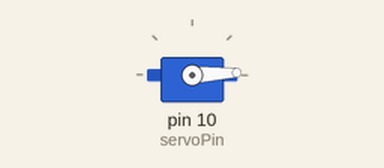
Recording of a sketch running on a simulated Arduino Uno, built with avr-gcc and run on an emulated ATmega328P. On the bench: servo.

Above: at 0.05 s.
At 1.3 s:
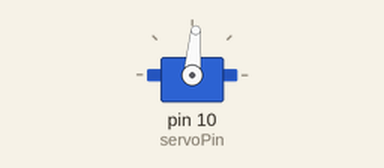
At 2.6 s:
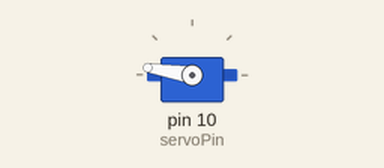
At 5.2 s:
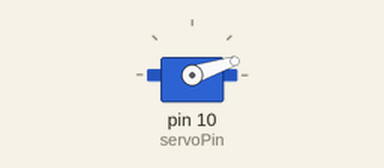
Timing chart, 0 to 7.1 s (numbered marks = the images above):
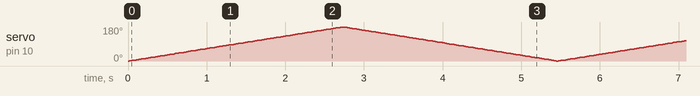

The sketch:

servo.ino
```cpp
#include <Servo.h>

#define servoPin 10

Servo myservo;

int pos = 0;

void setup() {
  myservo.attach(servoPin);

}

void loop() {


  for (pos = 0; pos <= 180; pos++) { // From 1°to 180° // in steps of 1 degree
    myservo.write(pos);
    delay(15);
  }
  for (pos = 180; pos >= 0; pos--) {
    myservo.write(pos);
    delay(15);
  }
}
```
